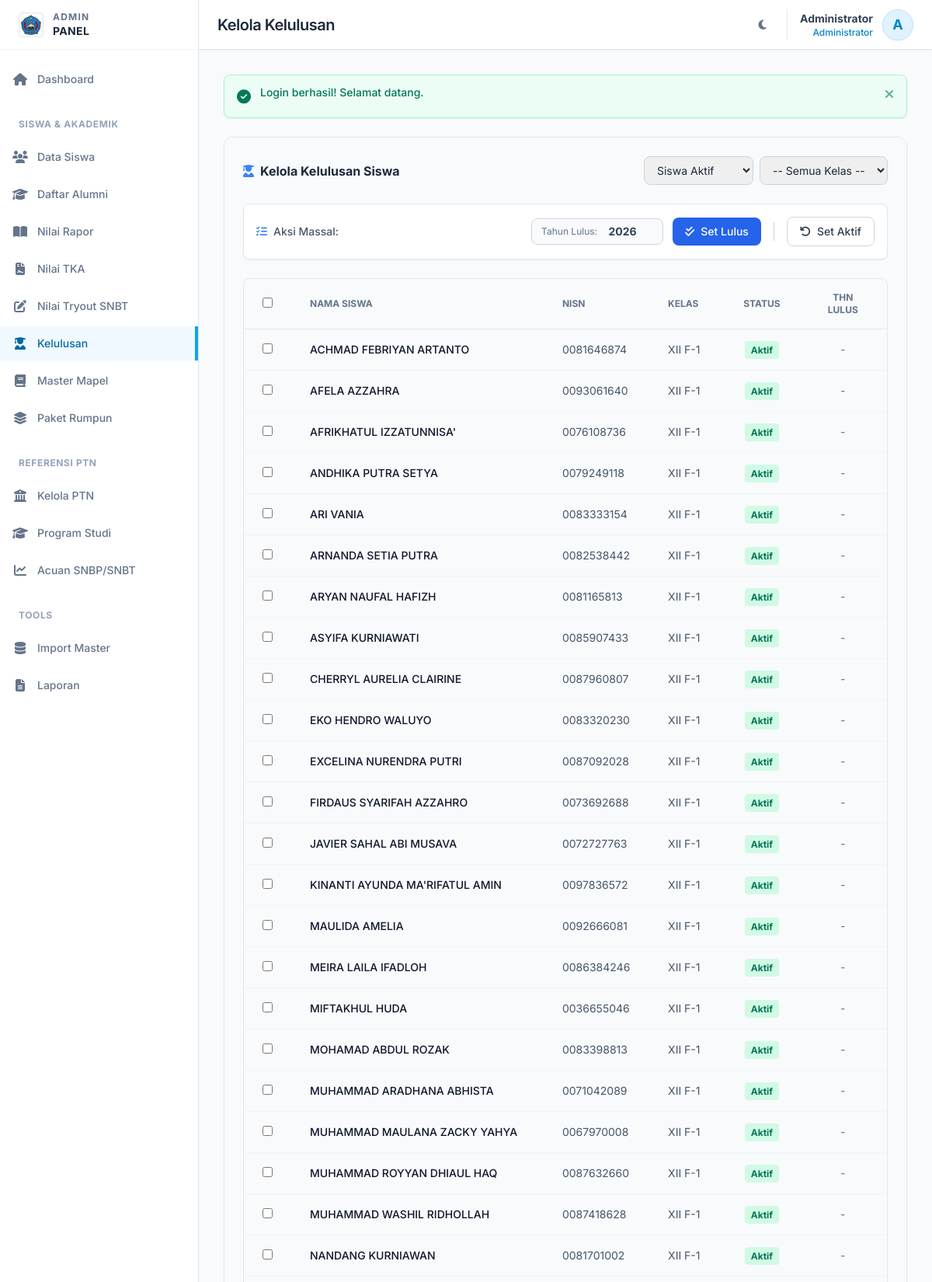
Screenshot of /admin/kelola-kelulusan.php (signed in, upper part) with the database file from the repository.
### tables this page shows
CREATE TABLE `users` (
  `id` int NOT NULL,
  `username` varchar(50) NOT NULL,
  `password` varchar(255) NOT NULL,
  `role` enum('siswa','admin') DEFAULT 'siswa',
  `nama` varchar(100) NOT NULL,
  `is_active` tinyint(1) DEFAULT '1',
  `created_at` timestamp NULL DEFAULT CURRENT_TIMESTAMP,
  `updated_at` timestamp NULL DEFAULT CURRENT_TIMESTAMP ON UPDATE CURRENT_TIMESTAMP
);

CREATE TABLE `siswa_profile` (
  `id` int NOT NULL,
  `user_id` int NOT NULL,
  `nisn` varchar(20) DEFAULT NULL,
  `kelas` varchar(20) DEFAULT NULL,
  `kode_rumpun` varchar(5) DEFAULT NULL,
  `asal_sekolah` varchar(100) DEFAULT 'SMAN 1 Gebog',
  `tahun_lulus` int DEFAULT NULL,
  `minat_saintek` text,
  `minat_soshum` text,
  `foto` varchar(255) DEFAULT NULL,
  `created_at` timestamp NULL DEFAULT CURRENT_TIMESTAMP,
  `updated_at` timestamp NULL DEFAULT CURRENT_TIMESTAMP ON UPDATE CURRENT_TIMESTAMP,
  `status` enum('Aktif','Lulus','Pindah') DEFAULT 'Aktif'
);

### admin/kelola-kelulusan.php (the view, shortened to what the rows shown need)
<?php
$pageTitle = 'Kelola Kelulusan';
require_once __DIR__ . '/../includes/Database.php';
require_once __DIR__ . '/../includes/functions.php';
$db = Database::getInstance();
$statusFilter = get('status') ?: 'Aktif';
$where = ["1=1"];
$params = [];
if ($statusFilter) {
    $where[] = "status = ?";
    $params[] = $statusFilter;
}
$whereSql = implode(' AND ', $where);
$siswaList = $db->query("
    SELECT sp.*, u.nama
    FROM siswa_profile sp
    JOIN users u ON sp.user_id = u.id
    WHERE $whereSql
    ORDER BY
        LENGTH(sp.kelas) ASC,
        CAST(REGEXP_REPLACE(sp.kelas, '[^0-9]+', '') AS UNSIGNED) ASC,
        sp.kelas ASC,
        u.nama ASC
", $params);
require_once __DIR__ . '/../templates/header-admin.php';
?>
<div class="bg-white dark:bg-slate-800 rounded-xl border border-slate-200 dark:border-slate-700 shadow-sm overflow-hidden">
    <div class="p-6 border-b border-slate-200 dark:border-slate-700 bg-slate-50 dark:bg-slate-700/30">
        <form method="POST" id="bulkForm">
            <div class="overflow-x-auto mt-6 border rounded-lg border-slate-200 dark:border-slate-700">
                <table class="w-full text-left border-collapse">
                    <thead class="bg-slate-50 dark:bg-slate-700/50 text-xs uppercase text-slate-500 dark:text-slate-400">
                        <tr>
                            <th class="px-6 py-4 w-10 border-b dark:border-slate-700">
                                <input type="checkbox" id="selectAll" class="rounded border-slate-300 text-blue-600 focus:ring-blue-500 cursor-pointer">
                            </th>
                            <th class="px-6 py-4 border-b dark:border-slate-700">Nama Siswa</th>
                            <th class="px-6 py-4 border-b dark:border-slate-700">NISN</th>
                            <th class="px-6 py-4 border-b dark:border-slate-700">Kelas</th>
                            <th class="px-6 py-4 text-center border-b dark:border-slate-700">Status</th>
                            <th class="px-6 py-4 text-center border-b dark:border-slate-700">Thn Lulus</th>
                        </tr>
                    </thead>
                    <tbody class="divide-y divide-slate-100 dark:divide-slate-700 text-sm">
                        <?php if (empty($siswaList)): ?>
                            <tr><td colspan="6" class="px-6 py-8 text-center text-slate-500">Data tidak ditemukan.</td></tr>
                        <?php else: ?>
                            <?php foreach ($siswaList as $s): ?>
                                <tr class="hover:bg-slate-50 dark:hover:bg-slate-700/30 transition">
                                    <td class="px-6 py-4">
                                        <input type="checkbox" name="ids[]" value="<?= $s['id'] ?>" class="item-check rounded border-slate-300 text-blue-600 focus:ring-blue-500 cursor-pointer">
                                    </td>
                                    <td class="px-6 py-4 font-medium text-slate-900 dark:text-white"><?= sanitize($s['nama']) ?></td>
                                    <td class="px-6 py-4 text-slate-600 dark:text-slate-300"><?= $s['nisn'] ?></td>
                                    <td class="px-6 py-4 text-slate-600 dark:text-slate-300"><?= $s['kelas'] ?></td>
                                    <td class="px-6 py-4 text-center">
                                        <span class="px-2 py-1 rounded text-xs font-bold
                                            <?= $s['status'] == 'Aktif' ? 'bg-emerald-100 text-emerald-700' : 'bg-slate-100 text-slate-600' ?>">
                                            <?= $s['status'] ?>
                                        </span>
                                    </td>
                                    <td class="px-6 py-4 text-center text-slate-500">
                                        <?= $s['tahun_lulus'] ? $s['tahun_lulus'] : '-' ?>
                                    </td>
                                </tr>
                            <?php endforeach; ?>
                        <?php endif; ?>
                    </tbody>
                </table>
            </div>
        </form>
    </div>
</div>
<?php require_once __DIR__ . '/../templates/footer.php'; ?>

### templates/header-admin.php (shortened to what the rows shown need)
<?php
require_once __DIR__ . '/../includes/Auth.php';
require_once __DIR__ . '/../includes/functions.php';
$auth = new Auth();
$auth->requireAdmin();
$auth->checkSessionTimeout(1800);
$user = $auth->getUser();
?>
<!DOCTYPE html>
<html lang="id" class="scroll-smooth">
<head>
    <link rel="stylesheet" href="https://cdnjs.cloudflare.com/ajax/libs/font-awesome/6.5.1/css/all.min.css">
    <script src="https://cdn.tailwindcss.com"></script>
</head>
<body class="bg-slate-50 text-slate-800 antialiased dark:bg-slate-900 dark:text-slate-100 transition-colors duration-300">
    <div class="flex h-screen overflow-hidden">
        <div class="flex-1 flex flex-col overflow-hidden relative">
            <header class="bg-white h-16 shadow-sm border-b border-slate-200 flex items-center justify-between px-4 sm:px-6 z-40 dark:bg-slate-800 dark:border-slate-700 transition-colors duration-300">
                <div class="flex items-center gap-4">
                    <h1 class="text-xl font-semibold text-slate-800 tracking-tight hidden sm:block dark:text-white">
                        <?= isset($pageTitle) ? $pageTitle : 'Dashboard' ?>
                    </h1>
                </div>
                <div class="flex items-center gap-4">
                    <div class="flex items-center gap-3 pl-4 border-l border-slate-200 dark:border-slate-600">
                        <div class="text-right hidden sm:block">
                            <div class="text-sm font-bold text-slate-700 dark:text-slate-200"><?= sanitize($user['nama']) ?></div>
                            <div class="text-xs text-sky-600 font-medium dark:text-sky-400">Administrator</div>
                        </div>
                        <div class="h-10 w-10 rounded-full bg-sky-100 border border-sky-200 flex items-center justify-center overflow-hidden text-sky-600 font-bold text-lg shadow-sm dark:bg-sky-900 dark:text-sky-300 dark:border-sky-700">
                            <?= strtoupper(substr($user['nama'], 0, 1)) ?>
                        </div>
                    </div>
                </div>
            </header>
            <main class="flex-1 overflow-x-hidden overflow-y-auto bg-slate-50 p-4 sm:p-6 lg:p-8 dark:bg-slate-900 transition-colors duration-300">

### rows the page displays
users: nama "Administrator", nama "A"
siswa_profile: user.nama "ACHMAD FEBRIYAN ARTANTO", nisn "0081646874", kelas "XII F-1", status "Aktif"
siswa_profile: user.nama "AFELA AZZAHRA", nisn "0093061640", kelas "XII F-1", status "Aktif"
siswa_profile: user.nama "AFRIKHATUL IZZATUNNISA'", nisn "0076108736", kelas "XII F-1", status "Aktif"
siswa_profile: user.nama "ANDHIKA PUTRA SETYA", nisn "0079249118", kelas "XII F-1", status "Aktif"
siswa_profile: user.nama "ARI VANIA", nisn "0083333154", kelas "XII F-1", status "Aktif"
siswa_profile: user.nama "ARNANDA SETIA PUTRA", nisn "0082538442", kelas "XII F-1", status "Aktif"
siswa_profile: user.nama "ARYAN NAUFAL HAFIZH", nisn "0081165813", kelas "XII F-1", status "Aktif"
siswa_profile: user.nama "ASYIFA KURNIAWATI", nisn "0085907433", kelas "XII F-1", status "Aktif"
siswa_profile: user.nama "CHERRYL AURELIA CLAIRINE", nisn "0087960807", kelas "XII F-1", status "Aktif"
siswa_profile: user.nama "EKO HENDRO WALUYO", nisn "0083320230", kelas "XII F-1", status "Aktif"
siswa_profile: user.nama "EXCELINA NURENDRA PUTRI", nisn "0087092028", kelas "XII F-1", status "Aktif"
siswa_profile: user.nama "FIRDAUS SYARIFAH AZZAHRO", nisn "0073692688", kelas "XII F-1", status "Aktif"
siswa_profile: user.nama "JAVIER SAHAL ABI MUSAVA", nisn "0072727763", kelas "XII F-1", status "Aktif"
siswa_profile: user.nama "KINANTI AYUNDA MA'RIFATUL AMIN", nisn "0097836572", kelas "XII F-1", status "Aktif"
siswa_profile: user.nama "MAULIDA AMELIA", nisn "0092666081", kelas "XII F-1", status "Aktif"
siswa_profile: user.nama "MEIRA LAILA IFADLOH", nisn "0086384246", kelas "XII F-1", status "Aktif"
siswa_profile: user.nama "MIFTAKHUL HUDA", nisn "0036655046", kelas "XII F-1", status "Aktif"
siswa_profile: user.nama "MOHAMAD ABDUL ROZAK", nisn "0083398813", kelas "XII F-1", status "Aktif"
siswa_profile: user.nama "MUHAMMAD ARADHANA ABHISTA", nisn "0071042089", kelas "XII F-1", status "Aktif"
siswa_profile: user.nama "MUHAMMAD MAULANA ZACKY YAHYA", nisn "0067970008", kelas "XII F-1", status "Aktif"
siswa_profile: user.nama "MUHAMMAD ROYYAN DHIAUL HAQ", nisn "0087632660", kelas "XII F-1", status "Aktif"
siswa_profile: user.nama "MUHAMMAD WASHIL RIDHOLLAH", nisn "0087418628", kelas "XII F-1", status "Aktif"
siswa_profile: user.nama "NANDANG KURNIAWAN", nisn "0081701002", kelas "XII F-1", status "Aktif"

### other values shown
$pageTitle "Kelola Kelulusan"
$msgContent "Login berhasil! Selamat datang."
